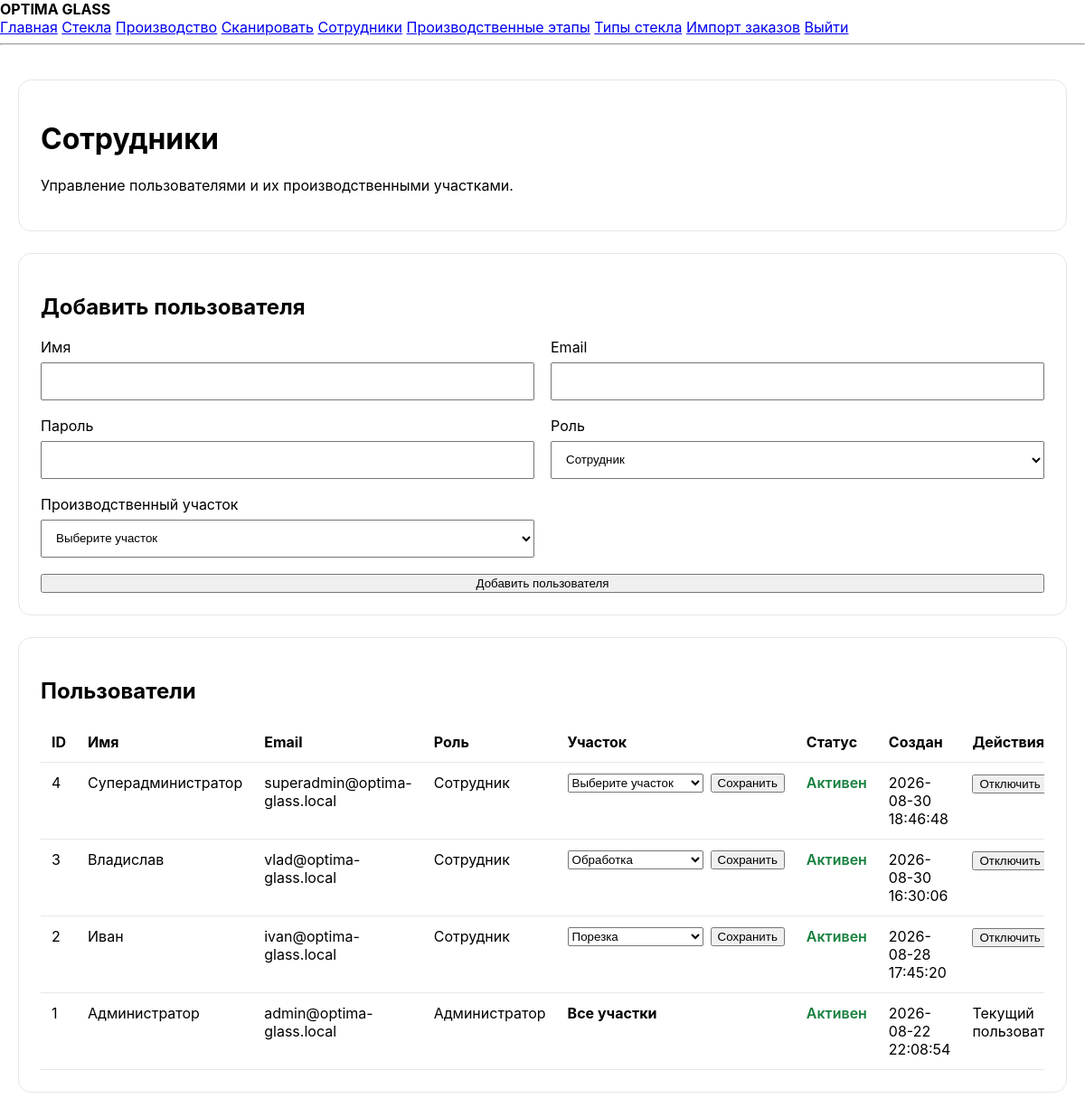
The page /employees.php (signed in) on the database its author committed.
### tables this page shows
CREATE TABLE users (
        id INTEGER PRIMARY KEY AUTOINCREMENT,
        name TEXT NOT NULL,
        email TEXT NOT NULL UNIQUE,
        password TEXT NOT NULL,
        role TEXT NOT NULL DEFAULT 'employee',
        active INTEGER NOT NULL DEFAULT 1,
        created_at TEXT NOT NULL DEFAULT CURRENT_TIMESTAMP
    , stage_id INTEGER REFERENCES production_stages(id));

CREATE TABLE production_stages (
    id INTEGER PRIMARY KEY AUTOINCREMENT,
    name TEXT NOT NULL UNIQUE,
    active INTEGER NOT NULL DEFAULT 1,
    created_at TEXT NOT NULL DEFAULT CURRENT_TIMESTAMP
, execution_mode TEXT NOT NULL DEFAULT 'single');

### public/employees.php (the view, shortened to what this page needs)
<?php
require __DIR__ . '/../src/db.php';
function e(?string $value): string
{
    return htmlspecialchars($value ?? '', ENT_QUOTES, 'UTF-8');
}
function roleLabel(string $role): string
{
    return $role === 'admin'
        ? 'Администратор'
        : 'Сотрудник';
}
$stageStmt = $db->query("
    SELECT id, name
    FROM production_stages
    WHERE active = 1
    ORDER BY id
");
$stages = $stageStmt->fetchAll(PDO::FETCH_ASSOC);
$userStmt = $db->query("
    SELECT
        u.id,
        u.name,
        u.email,
        u.role,
        u.active,
        u.stage_id,
        u.created_at,
        ps.name AS stage_name
    FROM users u
    LEFT JOIN production_stages ps
        ON ps.id = u.stage_id
    ORDER BY u.id DESC
");
$users = $userStmt->fetchAll(PDO::FETCH_ASSOC);
?>
<!DOCTYPE html>
<html lang="ru">
<head>
    <link
        rel="stylesheet"
        href="/assets/css/app.css"
    >
</head>
<body>
<?php require __DIR__ . '/../src/partials/header.php'; ?>
<main class="employees-page">
    <div class="employees-card">
        <h1>Сотрудники</h1>
        <p>
            Управление пользователями и их производственными участками.
        </p>
    </div>
    <section class="employees-card">
        <h2>Добавить пользователя</h2>
        <form
            method="post"
            class="employees-form"
        >
            <div class="employees-field">
                <label for="name">
                    Имя
                </label>
                <input
                    type="text"
                    id="name"
                    name="name"
                    required
                >
            </div>
            <div class="employees-field">
                <label for="email">
                    Email
                </label>
                <input
                    type="email"
                    id="email"
                    name="email"
                    required
                >
            </div>
            <div class="employees-field">
                <label for="password">
                    Пароль
                </label>
                <input
                    type="password"
                    id="password"
                    name="password"
                    minlength="6"
                    required
                >
            </div>
            <div class="employees-field">
                <label for="role">
                    Роль
                </label>
                <select
                    id="role"
                    name="role"
                    required
                >
                    <option value="employee">
                        Сотрудник
                    </option>
                </select>
            </div>
            <div class="employees-field">
                <label for="stage_id">
                    Производственный участок
                </label>
                <select
                    id="stage_id"
                    name="stage_id"
                >
                    <option value="">
                        Выберите участок
                    </option>
                </select>
            </div>
            <div class="employees-field full">
                <button type="submit">
                    Добавить пользователя
                </button>
            </div>
        </form>
    </section>
    <section class="employees-card">
        <h2>Пользователи</h2>
        <?php if (!$users): ?>
            <p>
                Пользователей пока нет.
            </p>
        <?php else: ?>
            <div class="employees-table-wrap">
                <table class="employees-table">
                    <thead>
                        <tr>
                            <th>ID</th>
                            <th>Имя</th>
                            <th>Email</th>
                            <th>Роль</th>
                            <th>Участок</th>
                            <th>Статус</th>
                            <th>Создан</th>
                            <th>Действия</th>
                        </tr>
                    </thead>
                    <tbody>
                    <?php foreach ($users as $user): ?>
                        <tr>
                            <td>
                                <?= (int) $user['id'] ?>
                            </td>
                            <td>
                                <?= e($user['name']) ?>
                            </td>
                            <td>
                                <?= e($user['email']) ?>
                            </td>
                            <td>
                                <?= e(roleLabel($user['role'])) ?>
                            </td>
                            <td>
                                <?php if ($user['role'] === 'admin'): ?>
                                    <strong>
                                        Все участки
                                    </strong>
                                <?php else: ?>
                                    <form
                                        method="post"
                                        class="stage-form"
                                    >
                                        <select
                                            name="stage_id"
                                            required
                                        >
                                            <option value="">
                                                Выберите участок
                                            </option>
                                            <?php foreach ($stages as $stage): ?>
                                                <option
                                                    value="<?= (int) $stage['id'] ?>"
                                                    <?= (int) $user['stage_id'] === (int) $stage['id'] ? 'selected' : '' ?>
                                                >
                                                    <?= e($stage['name']) ?>
                                                </option>
                                            <?php endforeach; ?>
                                        </select>
                                        <button type="submit">
                                            Сохранить
                                        </button>
                                    </form>
                                <?php endif; ?>
                            </td>
                            <td>
                                <?php if ((int) $user['active'] === 1): ?>
                                    <span class="employee-active">
                                        Активен
                                    </span>
                                <?php else: ?>
                                    <span class="employee-inactive">
                                        Отключён
                                    </span>
                                <?php endif; ?>
                            </td>
                            <td>
                                <?= e($user['created_at']) ?>
                            </td>
                            <td>
                                <?php if (
                                    (int) $user['id'] !==
                                    (int) $_SESSION['user_id']
                                ): ?>
                                    <form method="post">
                                        <button type="submit">
                                            <?php if (
                                                (int) $user['active'] === 1
                                            ): ?>
                                                Отключить
                                            <?php else: ?>
                                                Включить
                                            <?php endif; ?>
                                        </button>
                                    </form>
                                <?php else: ?>
                                    <span>
                                        Текущий пользователь
                                    </span>
                                <?php endif; ?>
                            </td>
                        </tr>
                    <?php endforeach; ?>
                    </tbody>
                </table>
            </div>
        <?php endif; ?>
    </section>
</main>
</body>
</html>

### public/assets/css/app.css (style rules this page uses)
* { box-sizing: border-box; }
html, body { margin: 0; padding: 0; min-height: 100%; }
body { font-family: Inter, -apple-system, BlinkMacSystemFont, "Segoe UI", Roboto, Arial, sans-serif; ``` color: #172033; ``` }

### public/employees.php (style rules this page uses)
.employees-page { max-width: 1200px; margin: 0 auto; padding: 30px 20px; }
.employees-card { margin-bottom: 24px; padding: 24px; border-radius: 14px; background: #fff; border: 1px solid #e5e7eb; }
.employees-form { display: grid; grid-template-columns: repeat(2, minmax(0, 1fr)); gap: 18px; }
.employees-field { display: flex; flex-direction: column; gap: 7px; }
.employees-field.full { grid-column: 1 / -1; }
.employees-field input, .employees-field select { width: 100%; min-height: 42px; padding: 9px 12px; }
.employees-table-wrap { overflow-x: auto; }
.employees-table { width: 100%; border-collapse: collapse; }
.employees-table th, .employees-table td { padding: 12px; border-bottom: 1px solid #e5e7eb; text-align: left; vertical-align: top; }
.employee-active { color: #15803d; font-weight: 600; }
.stage-form { display: flex; gap: 8px; }
.stage-form select { flex: 1; min-width: 150px; }

### rows shown on the page
users: id "4", name "Суперадминистратор", email "superadmin@optima-glass.local", role "Сотрудник", active "Активен", created_at "2026-08-30 18:46:48"
users: id "3", name "Владислав", email "vlad@optima-glass.local", role "Сотрудник", stage_id "Обработка", active "Активен", created_at "2026-08-30 16:30:06"
users: id "2", name "Иван", email "ivan@optima-glass.local", role "Сотрудник", stage_id "Порезка", active "Активен", created_at "2026-08-28 17:45:20"
users: id "1", name "Администратор", email "admin@optima-glass.local", role "Администратор", shows "Все участки", active "Активен", created_at "2026-08-22 22:08:54", shows "Текущий…"
